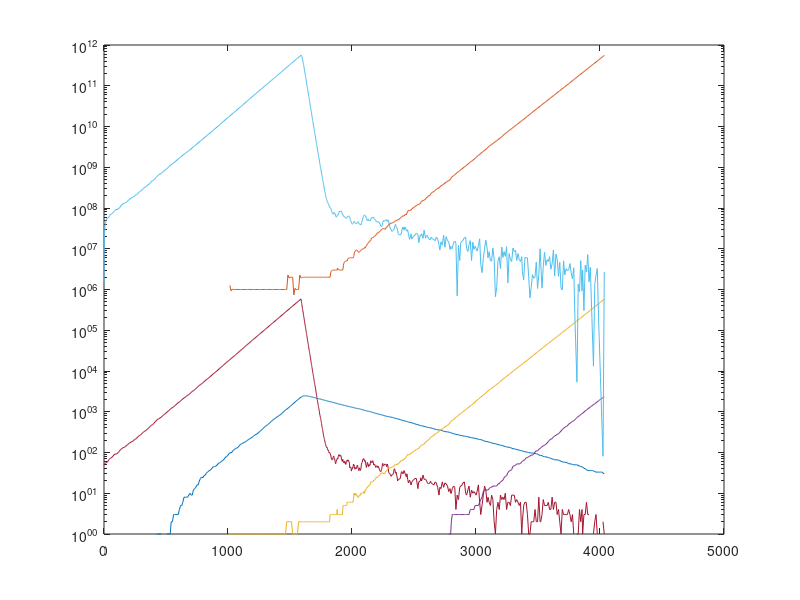

MATLAB code for this plot:
%%%% Mutational Bias in Predicting Resistance Outgrowth
%%%% Scott Leighow 1/26/18

% function output_res = Maxitinib_SL012719(alphas,biasR)

clear
close all

alphas = [0.0486
    0.0000
    0.0003
    0.0004
    0.0047
    0.0027
    0.0001
    0.0020
    0.0063
    0.0047
    0.0025
    0.0025
    0.0005
    0.0009
    0.0002
    0.0007
    0.0022
    0.0007
    0.0000
    0.0029]';
biasR = [    0.1825
    0.1334
    0.1334
    0.1334
    0.0767
    0.0552
    0.0552
    0.0383
    0.0383
    0.0383
    0.0383
    0.0230
    0.0123
    0.0107
    0.0092
    0.0092
    0.0046
    0.0046
    0.0031]';

rng(5);

%%% Inputs

%%% Constant Parameters %%%

% Populations
Y0_WT = 50;    % initial sensitive LSC population [cells]

Rsites = length(biasR);

M = Rsites + 1; % number of variant populations to be modeled (resistant variants + WT)
N = 3*M;        % total number of subpopulations to be modeled

%           [ QLSCs  ] [      PLSCs     ] [  WBCs  ]
pop_init = [zeros(1,M) Y0_WT zeros(1,M-1) zeros(1,M)];  % initial population structure [cells]

% Rates [/day] (Fassoni 2018)
pXY = 0.05380/30.4; % QLSC activation rate [/day]
pYX = 0.00095/30.4; % PLSC deactivation rate [/day]
pY = 0.18701/30.4;  % PLSC net growth (without drug) [/day]
q = 1.00394/30.4;   % PLSC net drug kill term [/day]
pW = 4e6/30.4;      % PLSC differentiation [/day]
rW = 4/30.4;        % WBC death [/day]

% Break down PLSC net growth (pY) into birth and death rates
turnover = 0.3;     % estimate from Komarova and Wodarz 2005
bY = pY/(1-turnover);
dY = bY-pY;

mut = 4e-8; % Michor 2005

npat = 5000;
npat = 1;

% Distribution of WBC count at detection (numbers from Qin Medicine 2016;
% lognormal dist according to Stein 2011)
WBC_med = 98e9;   % /L    Qin Medicine 2016: Combination of WBC Countat Presentation...
WBC_lo = 6.8e9;
WBC_hi = 683.5e9;

vol_blood = 10;     % L

% Estimate standard deviation (assume that range of WBC counts observed in 
% Qin (N=362) fall within 95% CI)
WBC_CI = .95;    
WBC_sd1 = (log10(WBC_lo)-log10(WBC_med))/norminv(.5-WBC_CI/2);
WBC_sd2 = (log10(WBC_hi)-log10(WBC_med))/norminv(.5+WBC_CI/2);

WBC_sd = mean([WBC_sd1 WBC_sd2]);

log_WBCcount_vec = normrnd(log10(WBC_med),WBC_sd,npat,1);

%%% Model Parameters %%%

tau_init = NaN;     % length of model time intervals [days] (if NaN model determines tau adaptively)
epsilon = 0.03;     % error tolerance []
niter = 1;

%% Simulations

% Initialize storage variables
% outMat = zeros(npats,5+4*Rsites);

% timeSet = cell(npats,1);
% cellSet = cell(npats,1);

output = NaN(npat,niter,3);

for r = 1:npat
    
    WBCcount = 10^log_WBCcount_vec(r);
    pop_treat = WBCcount*vol_blood;
        
    output_r = [repmat(log10(pop_treat),niter,1) (1:niter)' NaN(niter,1)];
    
    for iter = 1:niter

        % Initialize
        n = 1;
        t = 0;
        tau = tau_init;
        singleSSAs = NaN;
        treat = false;
        cells = pop_init;
        alpha = zeros(1,M);
        alpha_treat = alphas;
        mut_E255K = true;

        % Run simulation until WBC population reaches detection (relapse)
        while sum(cells(end,[M+1 N-Rsites+1:N]))>0 && sum(cells(end,N-Rsites+1:N))<pop_treat

            if sum(t)>1000 && mut_E255K
                cells(end,M+4) = 1;
                mut_E255K = false;
            end

            % Define current
            P_curr = cells(end,:);        
            t_curr = sum(t);
            
            

            X = P_curr(1:M);
            Y = P_curr(M+1:2*M);
            W = P_curr(2*M+1:3*M);

            % Treatment conditions
            if sum(P_curr) >= pop_treat
                treat = true;
            end

            if treat
                alpha = alpha_treat;
            end     
            
            % Define propensity vector and change matrix        
            evts = [pXY*X'               % QLSC activation
                    pYX*Y'               % PLSC deactivation
                    bY*(1-mut)*Y(1)      % faithful WT PLSC division
                    bY*Y(2:end)'         % resistant PLSC division
                    ((dY+alpha).*Y)'     % PLSC death
                    pW*Y'                % PLSC differentiation
                    rW*W'                % WBC death
                    bY*mut*Y(1)*biasR']; % resistance mutation

            numChange = [-eye(M)      eye(M)                  zeros(M)      % QLSC activation
                         eye(M)       -eye(M)                 zeros(M)      % PLSC deactivation
                         zeros(M)     eye(M)                  zeros(M)      % PLSC division
                         zeros(M)     -eye(M)                 zeros(M)      % PLSC death
                         zeros(M)     zeros(M)                eye(M)        % PLSC differentiation
                         zeros(M)     zeros(M)                -eye(M)       % WBC death
                         zeros(M-1,M) zeros(M-1,1) eye(M-1)   zeros(M-1,M)];% resistance mutation

            % Calculate total rate
            theta = sum(evts);

            % Tau-leaping model
            if isnan(singleSSAs)

                % Determine tau if not defined
                if isnan(tau)

                    % Evaluate Jacobian matrix at P_curr
                    Jac = [pXY*eye(M)   zeros(M)                 zeros(M)        % QLSC activation
                           zeros(M)     pYX*eye(M)               zeros(M)        % PLSC deactivation
                           zeros(1,M)   bY*(1-mut) zeros(1,M-1)  zeros(1,M)      % faithful WT PLSC division
                           zeros(M-1,M) zeros(M-1,1) bY*eye(M-1) zeros(M-1,M)    % resistant PLSC division
                           zeros(M)     diag(dY+alpha)           zeros(M)        % PLSC death
                           zeros(M)     pW*eye(M)                zeros(M)        % PLSC differentiation
                           zeros(M)     zeros(M)                 rW*eye(M)       % WBC death
                           zeros(M-1,M) bY*mut*biasR' zeros(M-1) zeros(M-1,M)];  % resistance mutation


                    % Calculate tau
                    fjj = Jac*numChange';
                    mu = fjj*evts;
                    std = (fjj.^2)*evts;

                    tau = min(min(epsilon*theta./(abs(mu)), epsilon^2*theta^2./(std)));

                end

                % Rerun with singleSSAs if tau is too small
                if tau < 1/theta
                    singleSSAs = 10;
                    tau = tau_init;
                    continue

                % Otherwise calculate new state
                else
                    % For each event, find number of times it's occured
                    % in time interval tau
                    P_next = P_curr;
                    for i = 1:length(evts)
                        numEvt = poissrnd(evts(i)*tau);
                        P_next = P_next + numChange(i,:).*numEvt;
                    end
                    P_next = round(P_next);

                    % Rerun with smaller tau if any populations are
                    % negative
                    if sum(P_next < 0) > 0
                        tau = tau/2;
                        continue

                    % Otherwise save results in array
                    else                      
                        timeElapsed = tau;
                        t(n+1) = timeElapsed;
                        cells(n+1,:) = P_next;

                        % Reset tau
                        tau = tau_init;
                    end
                end

            % Gillespie without tau leaping
            else
                r1 = rand;
                timeElapsed = -log(r1)/theta;
                t_curr = sum(t(1:n));

                t(n+1) = timeElapsed;

                idx = randsample(length(evts), 1, true, evts);
                P_next = round(P_curr + numChange(idx,:));
                cells(n+1,:) = P_next;

                % Reduce singleSSAs
                singleSSAs = singleSSAs - 1;
                if singleSSAs < 1
                    singleSSAs = NaN;
                end
            end

            n = n + 1;
        end

        % In the case of eradication, repeat if occured pretreatment
        if sum(cells(end,:)) == 0 && ~treat
            continue
        end

%         % Save time vector as cumulative sum of time intervals
%         time = cumsum(t)';
% 
%         figure
%         semilogy(time,cells)
%         disp(cells(end,:))

    %     % Sort alleles
    %     relng_wodrug = (bR-d)/(bS-d);
    %     relng_wdrug = (bR-d-alpha1R)/(bS-d);
    %     prop = cells(end,:)/sum(cells(end,:))*100;
    %     
    %     BiasFitProp = [biasR; relng_wodrug; relng_wdrug; prop(2:end)]';
    %     
    %     sortedBiasFitProp = sortrows(BiasFitProp,[-1,-2,-3,-4]);
    %     
    %     % Save results
    %     outvec = reshape(sortedBiasFitProp',1,[]);
    %     
    %     outMat(r,:) = [log10(pop_treat) log10(mut) gene r prop(1) outvec];

    %%%%
    
%         % Save results
%         time = cumsum(t);
%         timeSet{r} = time;
%         cellSet{r} = cells;
%         
%         %%%%

        if sum(cells(end,N-M+2:N))>0
            [~,maxidx] = max(cells(end,N-M+2:N));
            output_r(iter,3) = maxidx;
        else
            output_r(iter,3) = 0;
        end
            
    end
    
    output(r,:,:) = output_r;
       
    disp(r);
end

% pres_obs=sum(domAllele~=0)/npats;

output_res = reshape(output,[],3);

time = cumsum(t);

semilogy(time,cells)

output = [time' cells(:,[2*M+1 2*M+4])];
csvwrite('OutgrowthFigure.csv',output)

%% Plot Results

% colors = [0 0 1; rand(Rsites,3)];
% 
% figure
% % subplot(1,2,1);
% % for i = 1:npats
% %     for j = 1:M
% %         LSCs = cellSet{i}(:,1:M);
% %         WBCs = cellSet{i}(:,3*M+1:4*M);
% %         semilogy(timeSet{i}/365,LSCs(:,j),'o','Color',colors(j,:))
% %         hold on
% %     end
% % end
% % 
% % title('LSCs')
% % xlabel('Time [years]')
% % ylabel('Population Size [cells]')
% % hold off
% % 
% % subplot(1,2,2);
% for i = 1:npats
%     for j = 1:M
%         LSCs = cellSet{i}(:,1:M);
%         WBCs = cellSet{i}(:,3*M+1:4*M);
%         semilogy(timeSet{i}/365,LSCs(:,j),'o','Color',colors(j,:))
%         hold on
%     end
% end
% title('White Blood Cell Dynamics')
% xlabel('Time [years]')
% ylabel('Population Size [cells]')
% hold off
% 
% figure
% for j = 1:Rsites
%     plot(biasR(j),IC50R(j),'.','Color',colors(j+1,:),'markers',25)
%     hold on
% end
% 
% title('Parameter Space')
% xlabel('Probability')
% ylabel('IC_{50} [nM]')
% hold off
% 
% max(cellSet{i}(:,1))
